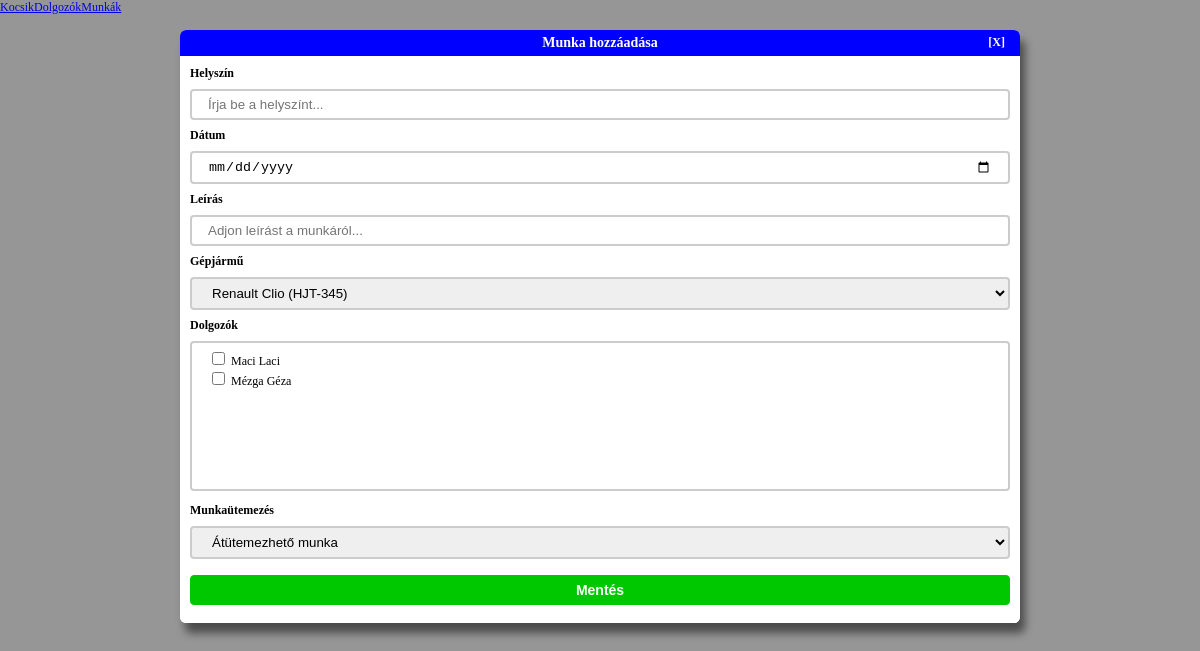
The app's page /index.php/munkak/create, older data.
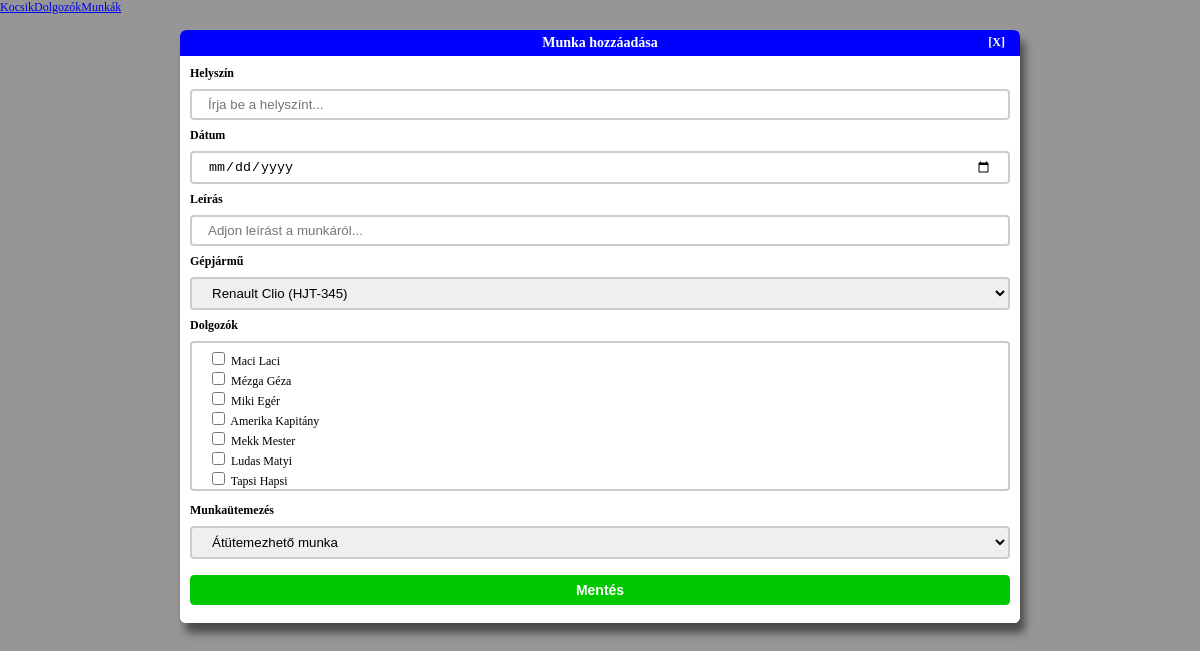
The same page, newer data.
### tables this page shows
CREATE TABLE "dolgozok" (
	dolgozoid INTEGER NOT NULL PRIMARY KEY AUTOINCREMENT,
	csaladnev TEXT NOT NULL,
	keresztnev TEXT NOT NULL);

### application/controllers/munkak.php (called while the page is built, shortened)
<?php
class Munkak extends CI_Controller {
	public function __construct() {
		$this->load->model('Munkak_model');
		$this->load->model('Kocsik_model');
		$this->load->model('Dolgozok_model');
		$this->load->helper(array('form', 'url'));
		$this->load->library('form_validation');
	}
	public function create() {
        if ($this->form_validation->run('munkak_rules') == FALSE)
    	{
			$data['errors'] = validation_errors();
			$data['kocsik'] = $this->Kocsik_model->getAllKocsik();
			$data['dolgozok'] = $this->Dolgozok_model->getAllDolgozok();
			$partialviews = [
				'header' => $this->load->view('partials/header_view', '', TRUE),
				'menu' => $this->load->view('partials/menu_view', '', TRUE),
				'content' => $this->load->view('admin/munkak/munkak_create_view', $data, TRUE),
				'footer' => $this->load->view('partials/footer_view', '', TRUE)
			];
        	$this->load->view('public_template_view', $partialviews);
    	}
	}
}

### index.php (called while the page is built, shortened)
<?php
require_once BASEPATH.'core/CodeIgniter.php';

### application/models/Kocsik_model.php (called while the page is built, shortened)
<?php
class Kocsik_model extends CI_Model {
    public function getAllKocsik() {
        $query = $this->db->get('kocsik');
        return $query->result_array();
    }
}
?>

### application/models/Dolgozok_model.php (called while the page is built, shortened)
<?php
class Dolgozok_model extends CI_Model {
    public function getAllDolgozok() {
        $query = $this->db->get('dolgozok');
        return $query->result_array();
    }
}
?>

### application/views/admin/munkak/munkak_create_view.php (the view, shortened to what this page needs)
<div class="adminform-container">
    <div class="adminform-title">
        <span>Munka hozzáadása</span>
        <?php echo(anchor('munkak/index','[X]',array('class' => 'cancel-button'))); ?>
    </div>
    <div class="adminform-body">
    <?php
        echo(form_open('munkak/create'));
        echo(form_label('Helyszín', 'helyszin'));
        echo(form_input(array(
            'name' => 'helyszin',
            'id' => 'helyszin',
            'value' => set_value('helyszin'),
            'placeholder' => 'Írja be a helyszínt...'
        )));
        echo(form_label('Dátum', 'datum'));
        echo(form_input(array(
            'type' => 'date',
            'name' => 'datum',
            'id' => 'datum',
            'value' => set_value('datum'),
        )));
        echo(form_label('Leírás', 'leiras'));
        echo(form_input(array(
            'name' => 'leiras',
            'id' => 'leiras',
            'value' => set_value('leiras'),
            'placeholder' => 'Adjon leírást a munkáról...'
        )));
        echo(form_label('Gépjármű', 'kocsi'));
        foreach ($kocsik as $kocsi_item):
            $kocsi_array[$kocsi_item['kocsiid']] = $kocsi_item['tipus'].' ('.$kocsi_item['rendszam'].')';
        endforeach;
        echo(form_dropdown('kocsi', $kocsi_array, ''));
        echo(form_label('Dolgozók', 'dolgozo'));
        echo('<div class="checkbox-list">');
        foreach ($dolgozok as $dolgozo_item):
            echo(form_checkbox(array(
                'name' => 'dolgozo_checkbox[]',
                'value' => $dolgozo_item['dolgozoid'],
                'checked' => FALSE
            )));
            echo($dolgozo_item['csaladnev'].' '.$dolgozo_item['keresztnev'].'<br />');
        endforeach;
        echo('</div>');
        echo(form_label('Munkaütemezés', 'utemezes'));
        echo(form_dropdown('utemezes', array(
            '0' => 'Rögzített munka',
            '1' => 'Átütemezhető munka'
        ), '1'));
        echo(form_submit(array(
            'name' => 'submit',
            'value' => 'Mentés'
        )));
        echo(form_close());
    ?>
    </div>
</div>

Row changes from the older to the newer data that the page shows:
added dolgozok: csaladnev "Miki", keresztnev "Egér"
added dolgozok: csaladnev "Amerika", keresztnev "Kapitány"
added dolgozok: csaladnev "Mekk", keresztnev "Mester"
added dolgozok: csaladnev "Ludas", keresztnev "Matyi"
added dolgozok: csaladnev "Tapsi", keresztnev "Hapsi"
